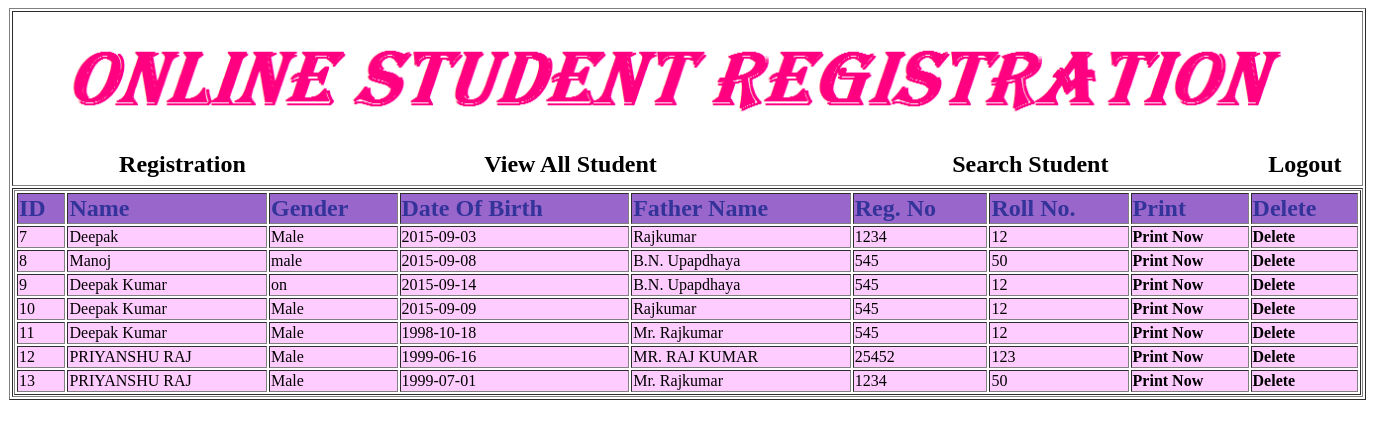
The app's page /displaypage.php (signed in) with its own data.
### tables this page shows
CREATE TABLE IF NOT EXISTS `data` (
`id` int(11) NOT NULL,
  `p_y_name` varchar(100) NOT NULL,
  `p_gender` varchar(100) NOT NULL,
  `p_dob` varchar(100) NOT NULL,
  `p_f_name` varchar(500) NOT NULL,
  `p_nationality` varchar(100) NOT NULL,
  `p_m_satus` varchar(500) NOT NULL,
  `p_address` varchar(1000) NOT NULL,
  `p_e_mail` varchar(200) NOT NULL,
  `p_a_r_claimed` varchar(100) NOT NULL,
  `p_edu_quali` varchar(100) NOT NULL,
  `p_img` varchar(1000) NOT NULL,
  `p_reg_id` varchar(100) NOT NULL,
  `p_tra_date` varchar(100) NOT NULL,
  `p_fee_paid` varchar(100) NOT NULL,
  `p_agency` varchar(100) NOT NULL,
  `p_m_payment` varchar(100) NOT NULL
);

### displaypage.php (the view, shortened to what this page needs)
<?php
if(!isset($_SESSION['user_name'])){
	header("location: login.php");
	}
else {
?>
<?php
include("connect.php");
$sql="SELECT * FROM data";
$query=mysqli_query($con,$sql)or die(mysql_error());
?>
<html>
<body>
<form method="" action="displaypage.php">
<table width="1000" border="1" align="center">
  <tr>
    <td><?php include('header.php');?></td>
  </tr>
  <tr>
    <td><table width="100%" border="1" bgcolor="#FFFFFF">
      <tr>
        <td bgcolor="#9966CC"><span class="style1">ID</span></td>
        <td bgcolor="#9966CC"><span class="style1">Name</span></td>
        <td bgcolor="#9966CC"><span class="style1">Gender</span></td>
        <td bgcolor="#9966CC"><span class="style1">Date Of Birth</span></td>
        <td bgcolor="#9966CC"><span class="style1">Father Name</span></td>
        <td bgcolor="#9966CC"><span class="style1">Reg. No</span></td>
        <td bgcolor="#9966CC"><span class="style1">Roll No.</span></td>
        <td bgcolor="#9966CC"><span class="style1">Print</span></td>
        <td bgcolor="#9966CC"><span class="style1">Delete</span></td>
      </tr>
	    <?php while($row=mysqli_fetch_array($query)){?>
      <tr bgcolor="#FFCCFF">
        <td><?php echo $row['0']?></td>
        <td><?php echo $row['1']?></td>
        <td><?php echo $row['2']?></td>
        <td><?php echo $row['3']?></td>
        <td><?php echo $row['4']?></td>
        <td><?php echo $row['14']?></td>
        <td><?php echo $row['15']?></td>
        <td><a href="printpage.php?print=<?php echo$row['0'];?>";>Print Now</a></td>
        <td><a href='delete_page.php?del_page=<?php echo $row['0']; ?>'>Delete</a></td>
      </tr>
	  <?php } ?>
    </table></td>
  </tr>
</table>
</form>
</body>
</html>
<?php } ?>

### header.php (shortened to what this page needs)
<table width="1000" border="0">
  <tr>
    <td><img src="images/logo.png" width="1341"></td>
  </tr>
  <tr>
    <td><table width="99%" border="0">
      <tr>
        <td width="26%" bordercolor="#000000"><div align="center"><a href="index.php" class="style1">Registration</a></div></td>
        <td width="36%" bordercolor="#000000"><div align="center"><a href="displaypage.php" class="style1">View All Student</a></div></td>
        <td width="38%" bordercolor="#000000"><div align="center"><a href="searchpage.php" class="style1">Search Student</a></div></td>
        <td width="38%" bordercolor="#000000"><div align="center"><span class="style3"><a href="logout.php">Logout</a></span></div></td>
      </tr>
    </table></td>
  </tr>
</table>

### displaypage.php (style rules this page uses)
a:link { color: #009900; text-decoration: none; }
a { font-weight: bold; }

### header.php (style rules this page uses)
.style1 { font-size: 24px }
.style3 { font-size: 24px; font-weight: bold; color: #FF0000; }

### records on screen
data: id "7", p_y_name "Deepak", p_gender "Male", p_dob "2015-09-03", p_f_name "Rajkumar", p_fee_paid "1234", p_agency "12"
data: id "8", p_y_name "Manoj", p_gender "male", p_dob "2015-09-08", p_f_name "B.N. Upapdhaya", p_fee_paid "545", p_agency "50"
data: id "9", p_y_name "Deepak Kumar", p_gender "on", p_dob "2015-09-14", p_f_name "B.N. Upapdhaya", p_fee_paid "545", p_agency "12"
data: id "10", p_y_name "Deepak Kumar", p_gender "Male", p_dob "2015-09-09", p_f_name "Rajkumar", p_fee_paid "545", p_agency "12"
data: id "11", p_y_name "Deepak Kumar", p_gender "Male", p_dob "1998-10-18", p_f_name "Mr. Rajkumar", p_fee_paid "545", p_agency "12"
data: id "12", p_y_name "PRIYANSHU RAJ", p_gender "Male", p_dob "1999-06-16", p_f_name "MR. RAJ KUMAR", p_fee_paid "25452", p_agency "123"
data: id "13", p_y_name "PRIYANSHU RAJ", p_gender "Male", p_dob "1999-07-01", p_f_name "Mr. Rajkumar", p_fee_paid "1234", p_agency "50"
